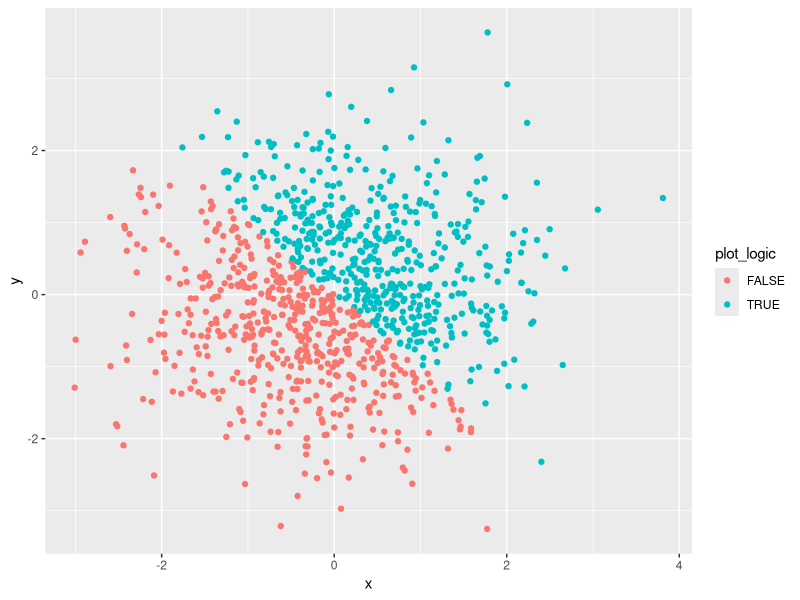
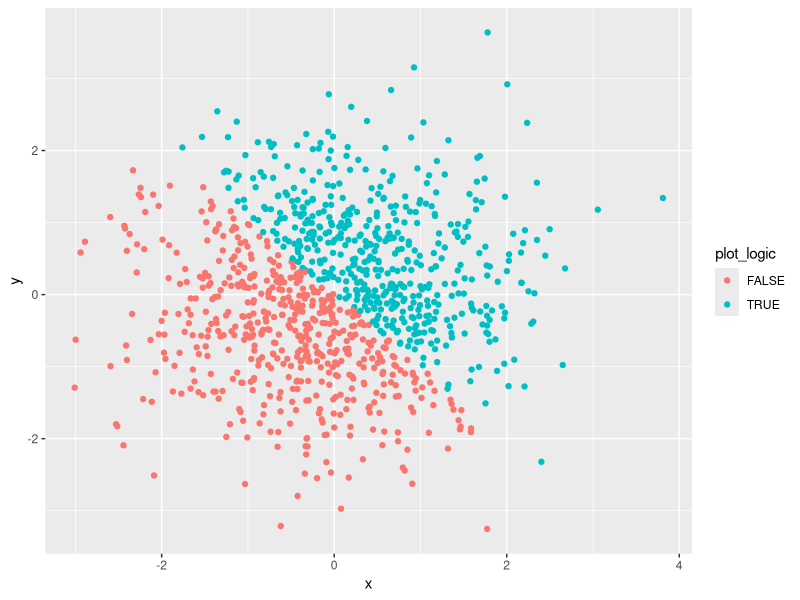

Recreate these plots in R, in order.
## ---- chunk 1
library(tidyverse)     # Load tidyverse
## ---- chunk 2
set.seed(1)
set_a = tibble(
  sample_runif = runif(10, min = 0, max = 5),
  vec_logic = sample_runif > 2,
  vec_char = c("a", "b", "c", "d", "e", "f", "g", "h", "i", "j"),
  vec_factor = factor(vec_char)
 )
## ---- chunk 3
mean(set_a$sample_runif)
mean(set_a$vec_logic)
mean(set_a$vec_char)
mean(set_a$vec_factor)
## ---- chunk 4
as.numeric(set_a$vec_logic)
as.numeric(set_a$vec_char)
as.numeric(set_a$vec_factor)
## ---- chunk 5
as.numeric(as.factor(set_a$vec_char))
## ---- chunk 6
as.numeric(as.character(set_a$vec_factor))
## ---- chunk 7
set.seed(1)
plot_data = tibble(
  x = rnorm(1000),
  y = rnorm(1000),
  plot_logic = x + y > 0,
  plot_factor = as.factor(plot_logic)
)
## ---- chunk 8
ggplot(plot_data, aes(x = x, y = y, color = plot_logic)) + geom_point()
## ---- chunk 9
ggsave("p8105_hw1_graph.png")
